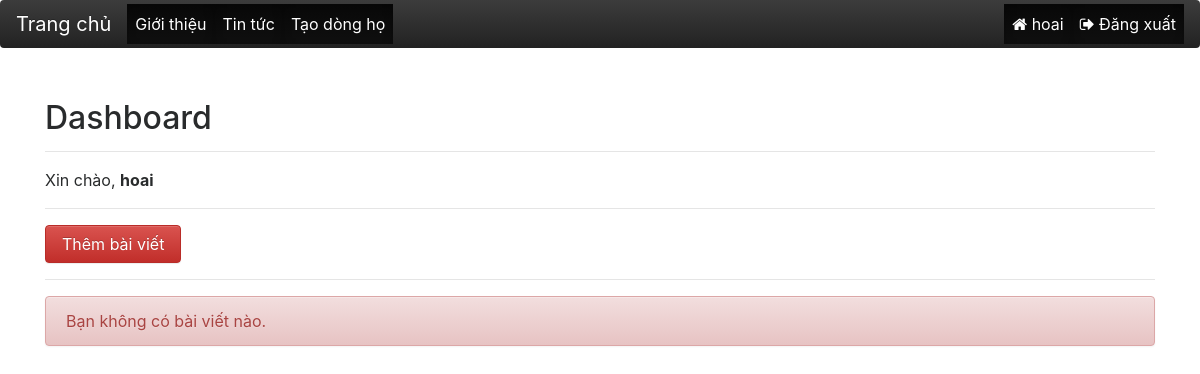
Before: /articles/dashboard/ (signed in) with the older database file.
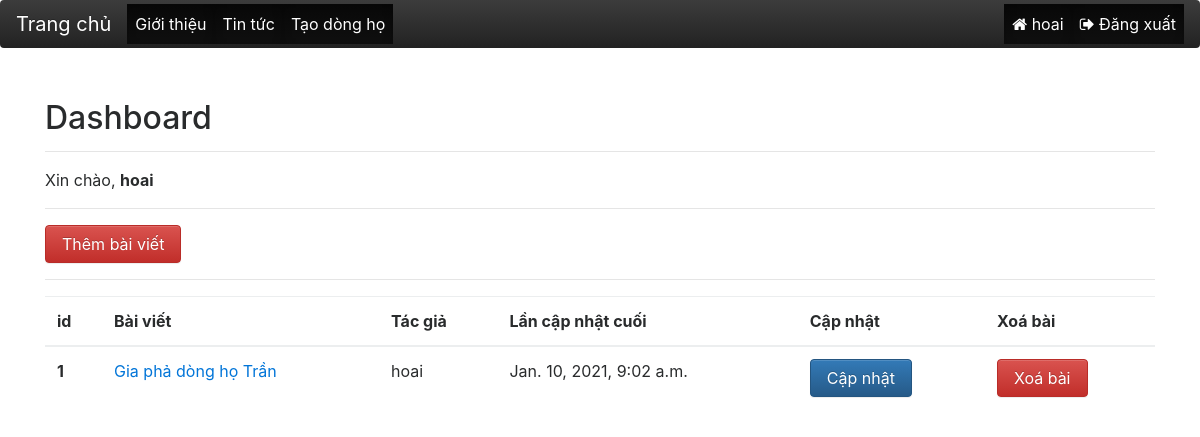
After: the same page with the newer database file.
### article/models.py (models this page shows, shortened)
class Article(models.Model):
    author = models.ForeignKey("auth.User",on_delete = models.CASCADE,verbose_name = "Tac Gia ")
    title = models.CharField(max_length = 500,verbose_name = "Title")
    content = RichTextField()
    created_date = models.DateTimeField(auto_now_add=True,verbose_name="Ngay Tao")
    article_image = models.FileField(blank = True,null = True,verbose_name="Add Photo")
    class Meta:
        ordering = ['-created_date']

### article/views.py (the view)
# urls.py: path('dashboard/',views.dashboard,name = "dashboard"),
@login_required(login_url = "user:login")
def dashboard(request):
    articles = Article.objects.filter(author = request.user)
    context = {
        "articles":articles
    }
    return render(request,"dashboard.html",context)

### templates/dashboard.html
{% extends "layout.html" %}
{% block body %}
<h2>Dashboard</h2>
<hr>
<p>
    Xin chào, <strong>{{request.user.username}}</strong>
</p>
<hr>
<a class = "btn btn-danger" href = "{% url 'article:addarticle' %}">Thêm bài viết </a>
<hr>
{% if articles %}
<table class="table">
        <thead>
          <tr>
            <th scope="col">id</th>
            <th scope="col">Bài viết</th>
            <th scope="col">Tác giả</th>
            <th scope="col">Lần cập nhật cuối</th>
            <th scope="col">Cập nhật</th>
            <th scope="col">Xoá bài</th>
          </tr>
        </thead>
        <tbody>
          {% for article in articles %}
          <tr>
            <th scope="row">{{article.id}}</th>
            <td><a href="{% url 'article:detail' article.id %}">{{article.title}}</a></td>
            <td>{{article.author.username}}</td>
            <td>{{article.created_date}}</td>
            <td><a href="{% url 'article:update' article.id %}" class = "btn btn-primary">Cập nhật</a></td>
            <td><a href="{% url 'article:delete' article.id %}" class = "btn btn-danger">Xoá bài</a> </td>
          </tr>
          {% endfor %}
        </tbody>
      </table>
{% else %}
<div class = "alert alert-danger">
    Bạn không có bài viết nào.
</div>
{% endif %}
{% endblock body %}

Changed rows visible on the page:
now on this page (row edited): Article: id "1", title "Gia phả dòng họ Trần", author.username "hoai", created_date "Jan. 10, 2021, 9:02 a.m."
Other visible differences:
text no longer shown: "Bạn không có bài viết nào."
text now shown: "id Bài viết Tác giả Lần cập nhật cuối Cập nhật Xoá bài"
